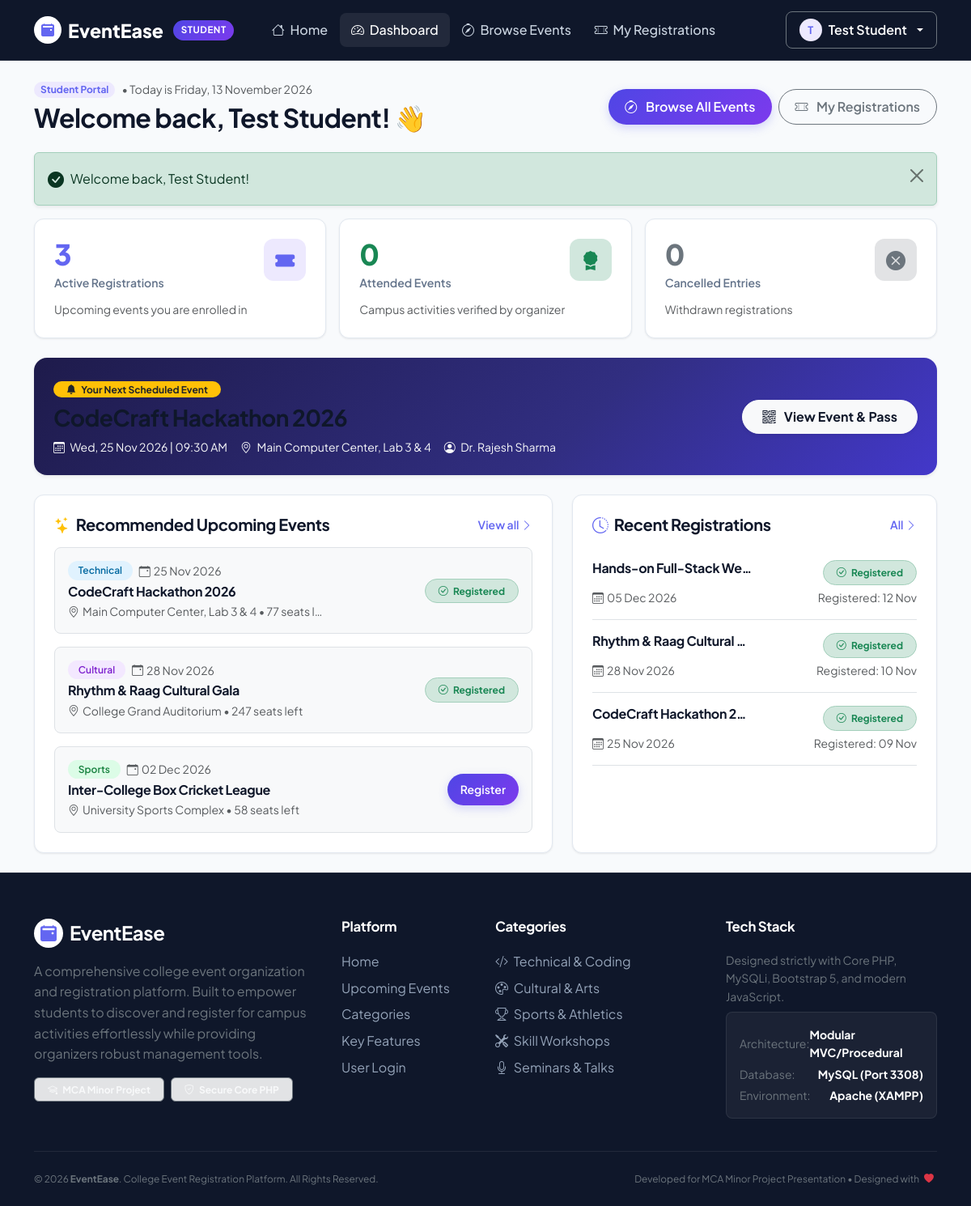
/student/dashboard.php (signed in), run on the app's committed database.
### tables this page shows
CREATE TABLE `registrations` (
  `registration_id` INT(11) NOT NULL AUTO_INCREMENT,
  `student_id` INT(11) NOT NULL,
  `event_id` INT(11) NOT NULL,
  `registration_date` TIMESTAMP NOT NULL DEFAULT CURRENT_TIMESTAMP,
  `status` ENUM('registered', 'cancelled', 'attended') NOT NULL DEFAULT 'registered',
  PRIMARY KEY (`registration_id`),
  UNIQUE KEY `uq_student_event` (`student_id`, `event_id`),
  KEY `idx_reg_student` (`student_id`),
  KEY `idx_reg_event` (`event_id`),
  KEY `idx_reg_status` (`status`),
  CONSTRAINT `fk_reg_student` FOREIGN KEY (`student_id`) REFERENCES `users` (`user_id`) ON DELETE CASCADE ON UPDATE CASCADE,
  CONSTRAINT `fk_reg_event` FOREIGN KEY (`event_id`) REFERENCES `events` (`event_id`) ON DELETE CASCADE ON UPDATE CASCADE
);

CREATE TABLE `events` (
  `event_id` INT(11) NOT NULL AUTO_INCREMENT,
  `organizer_id` INT(11) NOT NULL,
  `event_name` VARCHAR(150) NOT NULL,
  `description` TEXT DEFAULT NULL,
  `category` VARCHAR(50) NOT NULL DEFAULT 'General',
  `venue` VARCHAR(150) NOT NULL,
  `event_date` DATETIME NOT NULL,
  `capacity` INT(11) NOT NULL,
  `created_at` TIMESTAMP NOT NULL DEFAULT CURRENT_TIMESTAMP,
  PRIMARY KEY (`event_id`),
  KEY `idx_events_organizer` (`organizer_id`),
  KEY `idx_events_date` (`event_date`),
  KEY `idx_events_category` (`category`),
  CONSTRAINT `fk_events_organizer` FOREIGN KEY (`organizer_id`) REFERENCES `users` (`user_id`) ON DELETE CASCADE ON UPDATE CASCADE
);

CREATE TABLE `users` (
  `user_id` INT(11) NOT NULL AUTO_INCREMENT,
  `full_name` VARCHAR(100) NOT NULL,
  `email` VARCHAR(100) NOT NULL,
  `password` VARCHAR(255) NOT NULL,
  `role` ENUM('student', 'organizer') NOT NULL DEFAULT 'student',
  `created_at` TIMESTAMP NOT NULL DEFAULT CURRENT_TIMESTAMP,
  PRIMARY KEY (`user_id`),
  UNIQUE KEY `uq_users_email` (`email`)
);

### student/dashboard.php (the view, shortened to what the rows shown need)
<?php
require_once __DIR__ . "/../includes/auth.php";
$student_id = current_user_id();
$student_name = current_user_name();
$next_event_query = "
    SELECT
        e.event_id,
        e.event_name,
        e.category,
        e.venue,
        e.event_date,
        r.registration_id,
        r.registration_date,
        u.full_name AS organizer_name
    FROM registrations r
    JOIN events e ON r.event_id = e.event_id
    JOIN users u ON e.organizer_id = u.user_id
    WHERE r.student_id = ?
      AND r.status = 'registered'
      AND e.event_date >= NOW()
    ORDER BY e.event_date ASC
    LIMIT 1
";
$stmt = mysqli_prepare($conn, $next_event_query);
mysqli_stmt_bind_param($stmt, "i", $student_id);
mysqli_stmt_execute($stmt);
$next_event = mysqli_fetch_assoc(mysqli_stmt_get_result($stmt));
$upcoming_query = "
    SELECT
        e.event_id,
        e.event_name,
        e.description,
        e.category,
        e.venue,
        e.event_date,
        e.capacity,
        u.full_name AS organizer_name,
        COUNT(CASE WHEN r_all.status IN ('registered', 'attended') THEN 1 END) AS total_booked,
        r_user.status AS my_status
    FROM events e
    JOIN users u ON e.organizer_id = u.user_id
    LEFT JOIN registrations r_all ON e.event_id = r_all.event_id
    LEFT JOIN registrations r_user ON e.event_id = r_user.event_id AND r_user.student_id = ?
    WHERE e.event_date >= NOW()
    GROUP BY e.event_id
    ORDER BY e.event_date ASC
    LIMIT 3
";
$stmt = mysqli_prepare($conn, $upcoming_query);
mysqli_stmt_bind_param($stmt, "i", $student_id);
mysqli_stmt_execute($stmt);
$upcoming_events = mysqli_stmt_get_result($stmt);
$recent_regs_query = "
    SELECT
        r.registration_id,
        r.status,
        r.registration_date,
        e.event_id,
        e.event_name,
        e.category,
        e.venue,
        e.event_date
    FROM registrations r
    JOIN events e ON r.event_id = e.event_id
    WHERE r.student_id = ?
    ORDER BY r.registration_date DESC
    LIMIT 4
";
$stmt = mysqli_prepare($conn, $recent_regs_query);
mysqli_stmt_bind_param($stmt, "i", $student_id);
mysqli_stmt_execute($stmt);
$recent_registrations = mysqli_stmt_get_result($stmt);
require_once __DIR__ . "/../includes/header.php";
?>
<div class="container py-4">
    <div class="d-flex flex-column flex-md-row justify-content-between align-items-md-center mb-4">
        <div>
            <h2 class="fw-bold text-navy mb-0">Welcome back, <?php echo htmlspecialchars($student_name); ?>! 👋</h2>
        </div>
    </div>
    <?php if ($next_event): ?>
        <div class="card border-0 shadow-sm rounded-4 mb-4 text-white p-4" style="background: linear-gradient(135deg, #1e1b4b 0%, #312e81 60%, #4338ca 100%);">
            <div class="row align-items-center">
                <div class="col-lg-8">
                    <span class="badge bg-warning text-dark px-3 py-1 rounded-pill mb-2 fw-bold">
                        <i class="bi bi-bell-fill me-1"></i> Your Next Scheduled Event
                    </span>
                    <h3 class="fw-bold mb-2"><?php echo htmlspecialchars($next_event['event_name']); ?></h3>
                    <div class="d-flex flex-wrap gap-3 text-light small opacity-90">
                        <span><i class="bi bi-calendar3 me-1"></i> <?php echo format_event_date($next_event['event_date']); ?></span>
                        <span><i class="bi bi-geo-alt me-1"></i> <?php echo htmlspecialchars($next_event['venue']); ?></span>
                        <span><i class="bi bi-person-circle me-1"></i> <?php echo htmlspecialchars($next_event['organizer_name']); ?></span>
                    </div>
                </div>
                <div class="col-lg-4 text-lg-end mt-3 mt-lg-0">
                    <a href="event_details.php?id=<?php echo $next_event['event_id']; ?>" class="btn btn-light px-4 py-2 rounded-pill fw-bold text-navy shadow-sm">
                        <i class="bi bi-qr-code me-1"></i> View Event & Pass
                    </a>
                </div>
            </div>
        </div>
    <?php endif; ?>
    <div class="row g-4">
        <div class="col-lg-7">
            <div class="card-modern p-4 h-100">
                <div class="vstack gap-3">
                    <?php if (mysqli_num_rows($upcoming_events) > 0): ?>
                        <?php while ($event = mysqli_fetch_assoc($upcoming_events)):
                            $capacity = (int)$event['capacity'];
                            $booked = (int)$event['total_booked'];
                            $remaining = max(0, $capacity - $booked);
                            $my_status = $event['my_status'];
                        ?>
                            <div class="p-3 rounded-3 border bg-light d-flex flex-column flex-sm-row justify-content-between align-items-sm-center gap-3">
                                <div>
                                    <div class="d-flex align-items-center gap-2 mb-1">
                                        <?php echo get_category_badge($event['category']); ?>
                                        <small class="text-muted"><i class="bi bi-calendar-event me-1"></i><?php echo format_event_date_short($event['event_date']); ?></small>
                                    </div>
                                    <h6 class="fw-bold text-navy mb-1"><?php echo htmlspecialchars($event['event_name']); ?></h6>
                                    <small class="text-muted d-block text-truncate" style="max-width: 320px;">
                                        <i class="bi bi-geo-alt me-1"></i><?php echo htmlspecialchars($event['venue']); ?> &bull; <?php echo $remaining; ?> seats left
                                    </small>
                                </div>
                                <div class="text-sm-end">
                                    <?php if ($my_status === 'registered'): ?>
                                        <span class="badge bg-success-subtle text-success border border-success-subtle px-3 py-2 rounded-pill">
                                            <i class="bi bi-check-circle me-1"></i> Registered
                                        </span>
                                    <?php elseif ($my_status === 'attended'): ?>
                                        <span class="badge bg-primary-subtle text-primary border border-primary-subtle px-3 py-2 rounded-pill">
                                            <i class="bi bi-award me-1"></i> Attended
                                        </span>
                                    <?php elseif ($remaining <= 0): ?>
                                        <button class="btn btn-secondary btn-sm rounded-pill" disabled>Full</button>
                                    <?php else: ?>
                                        <form method="POST" action="register_event.php" class="d-inline">
                                            <button type="submit" class="btn btn-primary btn-sm rounded-pill px-3">
                                                Register
                                            </button>
                                        </form>
                                    <?php endif; ?>
                                </div>
                            </div>
                        <?php endwhile; ?>
                    <?php endif; ?>
                </div>
            </div>
        </div>
        <div class="col-lg-5">
            <div class="card-modern p-4 h-100">
                <?php if (mysqli_num_rows($recent_registrations) > 0): ?>
                    <div class="list-group list-group-flush">
                        <?php while ($reg = mysqli_fetch_assoc($recent_registrations)): ?>
                            <div class="list-group-item px-0 py-3 border-bottom">
                                <div class="d-flex justify-content-between align-items-start mb-1">
                                    <h6 class="fw-bold text-navy mb-0 text-truncate" style="max-width: 200px;">
                                        <?php echo htmlspecialchars($reg['event_name']); ?>
                                    </h6>
                                    <?php echo get_status_badge($reg['status']); ?>
                                </div>
                                <div class="d-flex justify-content-between text-muted small mt-1">
                                    <span><i class="bi bi-calendar3 me-1"></i><?php echo format_event_date_short($reg['event_date']); ?></span>
                                    <span>Registered: <?php echo date("d M", strtotime($reg['registration_date'])); ?></span>
                                </div>
                            </div>
                        <?php endwhile; ?>
                    </div>
                <?php endif; ?>
            </div>
        </div>
    </div>
</div>
<?php require_once __DIR__ . "/../includes/footer.php"; ?>

### includes/auth.php (shortened to what the rows shown need)
<?php
function current_user_id() {
    return $_SESSION['user_id'] ?? null;
}
function current_user_name() {
    return $_SESSION['full_name'] ?? 'Guest';
}
function format_event_date($datetime) {
    $timestamp = strtotime($datetime);
    return date("D, d M Y | h:i A", $timestamp);
}
function format_event_date_short($datetime) {
    $timestamp = strtotime($datetime);
    return date("d M Y", $timestamp);
}
function get_category_badge($category) {
    $colors = [
        'Technical' => 'badge-cat-tech',
        'Cultural'  => 'badge-cat-cult',
        'Sports'    => 'badge-cat-sport',
        'Workshop'  => 'badge-cat-work',
        'Seminar'   => 'badge-cat-sem',
        'Academic'  => 'badge-cat-acad'
    ];
    $cls = $colors[$category] ?? 'badge-cat-gen';
    return "<span class='badge {$cls}'>" . htmlspecialchars($category) . "</span>";
}
function get_status_badge($status) {
    switch (strtolower($status)) {
        case 'registered':
            return '<span class="badge bg-success-subtle text-success border border-success-subtle px-3 py-2 rounded-pill"><i class="bi bi-check-circle me-1"></i> Registered</span>';
    }
}

### data on the page
registrations: event.event_name "CodeCraft Hackathon 2026", event.event_date "Wed, 25 Nov 2026 | 09:30 AM", event.venue "Main Computer Center, Lab 3 & 4", users.full_name "Dr. Rajesh Sharma", event.event_name "CodeCraft Hackathon 2…", status "registered" (drawn), event.event_date "25 Nov 2026", registration_date "09 Nov"
events: category "Technical", event_date "25 Nov 2026", event_name "CodeCraft Hackathon 2026", venue "Main Computer Center, Lab 3 & 4", remaining "77", shows "Registered"
events: category "Cultural", event_date "28 Nov 2026", event_name "Rhythm & Raag Cultural Gala", venue "College Grand Auditorium", remaining "247", shows "Registered"
events: category "Sports", event_date "02 Dec 2026", event_name "Inter-College Box Cricket League", venue "University Sports Complex", remaining "58"
registrations: event.event_name "Hands-on Full-Stack We…", status "registered" (drawn), event.event_date "05 Dec 2026", registration_date "12 Nov"
registrations: event.event_name "Rhythm & Raag Cultural…", status "registered" (drawn), event.event_date "28 Nov 2026", registration_date "10 Nov"

### other printed values
$user_role "STUDENT"
substr($user_name, 0, 1) "T"
$user_name "Test Student"
$student_name "Test Student"
$text "Welcome back, Test Student!"
$user_stats['active_registrations'] "3"
$user_stats['attended_events'] "0"
$user_stats['cancelled_events'] "0"
$port "3308"
